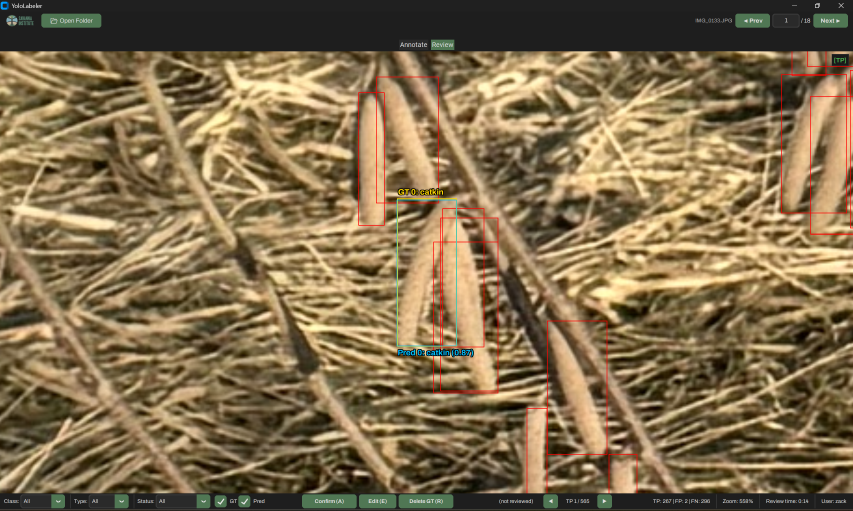
#> input picture GUI_review.png, 2559 x 1531 px (shown at 1/3 size); its folder holds only this picture in this run
$ python -i annotator.py   (imports and definitions only)
#> lines starting #> are read from the running program, lines starting #| are printed output that depends on the picture
"""
BoxLabeler - Image Annotation Tool for YOLO Training

Features:
- Draw bounding boxes on images with class labels
- Save annotations in both YOLO .txt format (normalized) and CSV
- Multi-class support via dropdown + text entry (define new classes on the fly)
- Ctrl+Scroll to zoom in/out at cursor position
- Scroll to pan up/down, Shift+Scroll to pan left/right
- Middle-click drag to pan
- Undo last box with 'z'
- Right-click a box to delete it
- On-screen help overlay with dark background (toggle with 'h')
- Auto EXIF orientation correction
- Boundary clamping for boxes
- Error handling for corrupt/unreadable images
- Auto-resume at first unlabeled image
- Verbose debugging to stdout
"""

import os
import sys
import csv
import tkinter as tk
from tkinter import filedialog, messagebox, ttk
from PIL import Image, ImageTk, ExifTags


# Default class names (editable). Index = class_id.
DEFAULT_CLASS_NAMES = {0: "catkin", 1: "bud"}

# Colors for different classes (cycles if more classes than colors)
CLASS_COLORS = [
    "red", "blue", "green", "orange", "purple",
    "cyan", "magenta", "yellow", "lime", "pink",
]


def auto_orient_image(img):
    """Apply EXIF orientation tag so images display correctly."""
    try:
        exif = img._getexif()
        if exif is None:
            return img
        orientation_key = None
        for k, v in ExifTags.TAGS.items():
            if v == "Orientation":
                orientation_key = k
                break
        if orientation_key is None or orientation_key not in exif:
            return img
        orientation = exif[orientation_key]
        if orientation == 2:
            img = img.transpose(Image.FLIP_LEFT_RIGHT)
        elif orientation == 3:
            img = img.rotate(180, expand=True)
        elif orientation == 4:
            img = img.transpose(Image.FLIP_TOP_BOTTOM)
        elif orientation == 5:
            img = img.transpose(Image.FLIP_LEFT_RIGHT).rotate(270, expand=True)
        elif orientation == 6:
            img = img.rotate(270, expand=True)
        elif orientation == 7:
            img = img.transpose(Image.FLIP_LEFT_RIGHT).rotate(90, expand=True)
        elif orientation == 8:
            img = img.rotate(90, expand=True)
    except Exception:
        pass
    return img


class BoxLabeler:
    # [634 lines left out: functions __init__, _init_folder, _has_annotations, _find_resume_index, _show_welcome, _open_folder and 23 more, not called in this run]

    def _on_ctrl_mousewheel_linux(self, event):
        direction = 1 if event.num == 4 else -1
        self._zoom_step(event.x, event.y, direction)

    # [228 lines left out: functions _zoom_step, on_middle_press, on_middle_drag, on_middle_release, on_button_press, on_move_press and 8 more, not called in this run]


# [2 lines not run here, left out]

>>> import cv2
>>> picture = cv2.imread('../../GUI_review.png', cv2.IMREAD_GRAYSCALE)
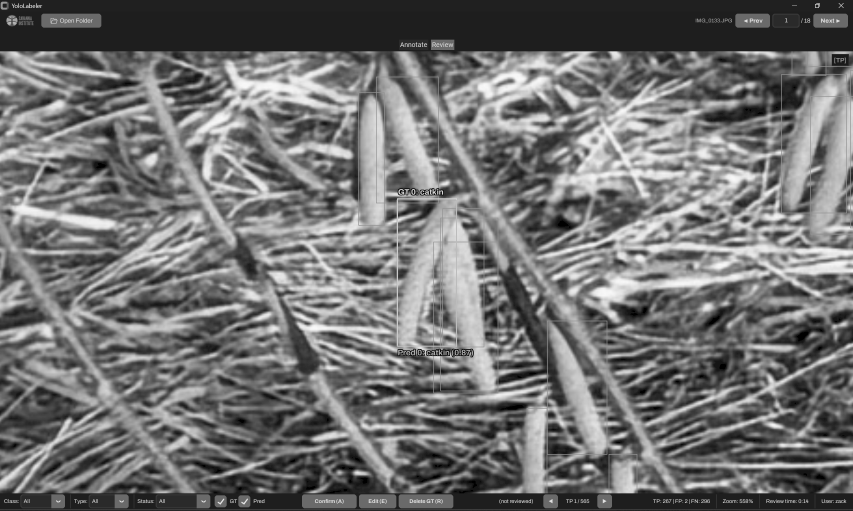
#> picture: shape (1531, 2559) (shown at 1/3 size); min 0, max 255, mean 113.2
>>> result = auto_orient_image(picture)
